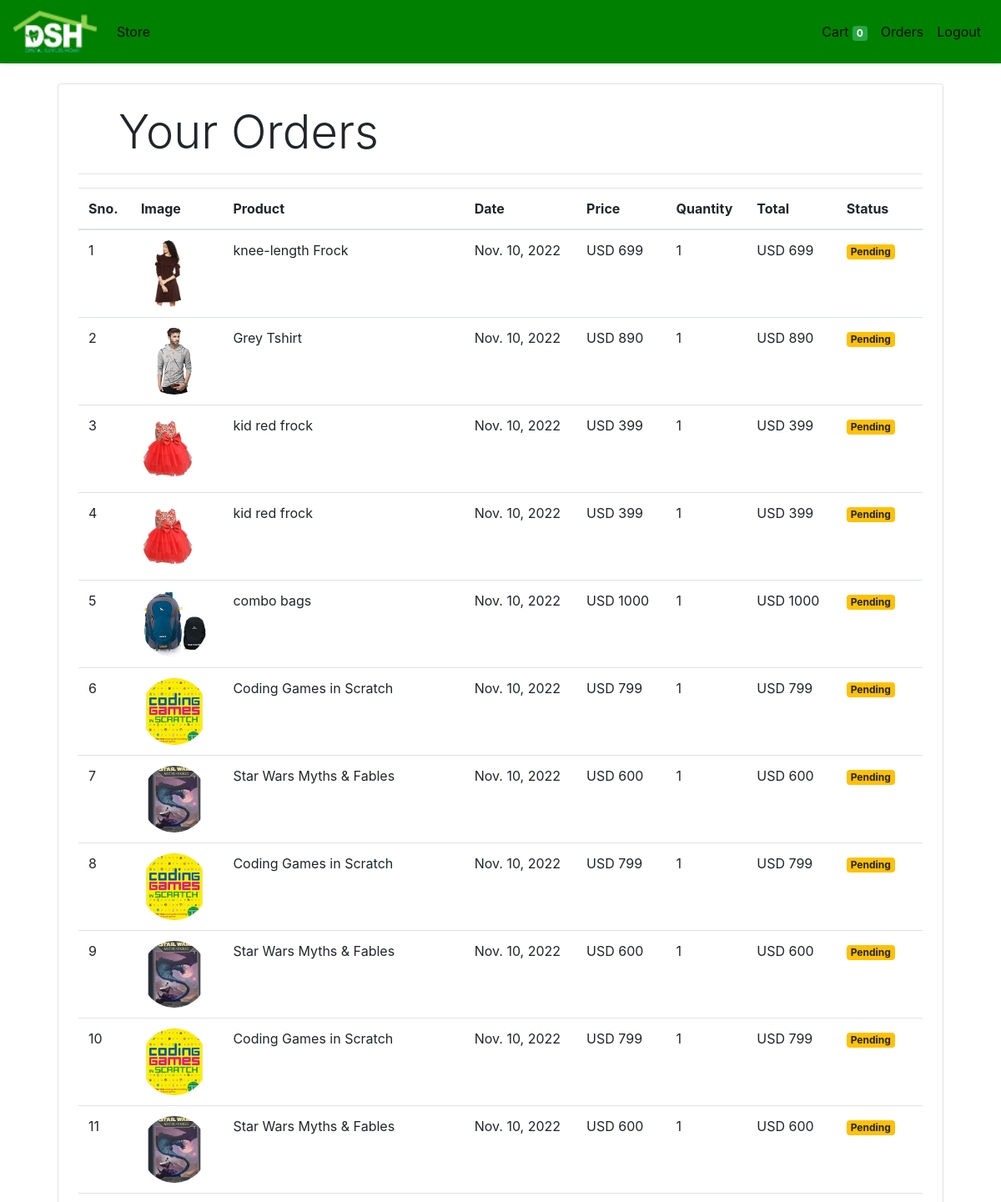
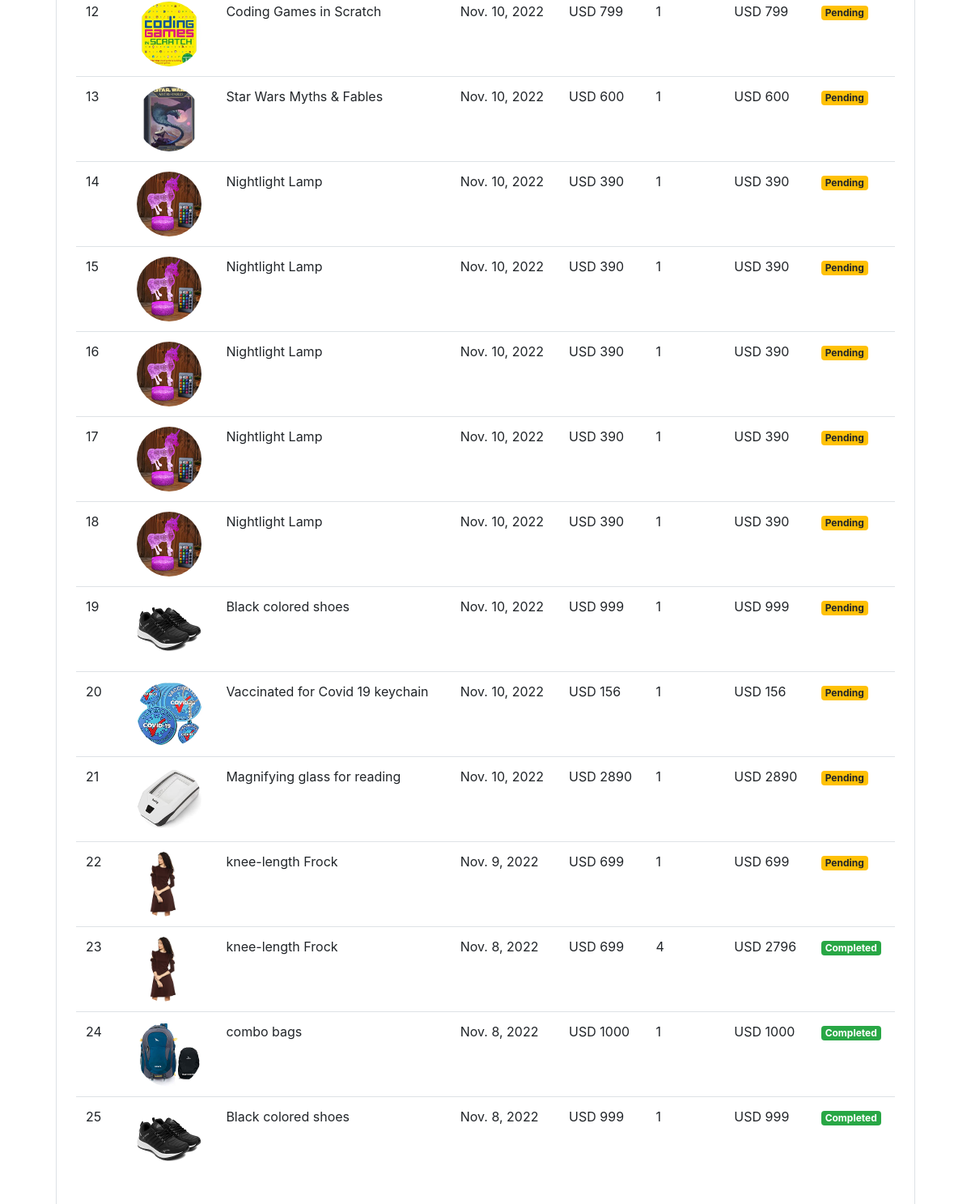
Page /orders (signed in) on the committed database (2 pictures, top to bottom).
### store/models/orders.py (models this page shows, shortened)
class Order(models.Model):
    product = models.ForeignKey(Products,
                                on_delete=models.CASCADE, default=1)
    customer = models.ForeignKey(Customer,
                                 on_delete=models.CASCADE, default=1)
    quantity = models.IntegerField(default=1)
    price = models.IntegerField()
    address = models.CharField (max_length=50, default='', blank=True)
    phone = models.CharField (max_length=50, default='', blank=True)
    date = models.DateField (default=datetime.datetime.today)
    status = models.BooleanField (default=False)
    def __str__(self):
        return str(self.id)
    @staticmethod
    def get_orders_by_customer(customer_id):
        return Order.objects.filter(customer=customer_id).order_by('-date')

### store/models/product.py (models this page shows, shortened)
class Products(models.Model):
    name = models.CharField(max_length=60)
    price= models.IntegerField(default=0)
    category= models.ForeignKey(Category,on_delete=models.CASCADE,default=1 )
    description= models.CharField(max_length=250, default='', blank=True, null= True)
    image= models.ImageField(upload_to='uploads/products/')

### store/middlewares/auth.py (the view)
    def middleware(request):
        print(request.session.get('customer'))
        returnUrl = request.META['PATH_INFO']
        print(request.META['PATH_INFO'])
        if not request.session.get('customer'):
           return redirect(f'login?return_url={returnUrl}')
        response = get_response(request)
        return response

### store/templatetags/custom_filter.py (called while the page is built)
@register.filter(name='currency')
def currency(number):
    return "USD "+str(number)

@register.filter(name='multiply')
def multiply(number , number1):
    return number * number1

### store/views/orders.py (called while the page is built)
    def get(self , request ):
        customer = request.session.get('customer')
        orders = Order.get_orders_by_customer(customer)
        print(orders)
        return render(request , 'orders.html'  , {'orders' : orders})

### store/templates/orders.html
{% extends 'base.html' %}
{% block content %}
{% load cart %}
{% load custom_filter %}
<div class="container">
   <div class="border rounded p-4 m-4">
        <p class="display-4 pl-4 ml-4">Your Orders</p>
        <hr>
        <table class="table">
            <thead>
                <tr>
                    <th>Sno.</th>
                    <th>Image</th>
                    <th>Product</th>
                    <th>Date</th>
                    <th>Price</th>
                    <th>Quantity</th>
                    <th>Total</th>
                    <th>Status</th>
                </tr>
            </thead>
            <tbody>
                {% for order in orders %}
                <tr>
                    <td>{{forloop.counter}}</td>
                    <td><img style="height: 80px;" class="rounded-circle" src="{{order.product.image.url}}" alt=""></td>
                    <td>{{order.product.name}}</td>
                    <td>{{order.date}}</td>
                    <td>{{order.price|currency}}</td>
                    <td>{{order.quantity}}</td>
                    <td>{{order.quantity|multiply:order.price|currency}}</td>
                    {% if order.status %}
                    <td><small class="badge badge-success">Completed</small></td>
                    {%else%}
                    <td><small class="badge badge-warning">Pending</small></td>
                    {% endif %}
                </tr>
                {% endfor %}
            </tbody>
        </table>
   </div>
</div>
{% endblock %}

### store/templates/base.html (shortened to what this page needs)
{% load static %}
<!doctype html>
<html lang="en">
<head>
  <link rel="stylesheet" href="https://maxcdn.bootstrapcdn.com/bootstrap/4.0.0/css/bootstrap.min.css"
>
</head>
<body>
<nav class="one-edge-shadow
  navbar navbar-light
  sticky-top navbar
  navbar-expand-lg
  text-white">
    <a class="navbar-brand ms-3 text-dark " href="/">
    <link rel="stylesheet" href="https://use.fontawesome.com/releases/v5.7.0/css/all.css">
    <img src="{% static 'img/dsh_logo.png' %}" style="width:100px;height:50px;color:text-light;"></a>
    <div class="collapse navbar-collapse" id="navbarSupportedContent">
      <ul class="navbar-nav mr-auto">
        <li class="nav-item active">
          <a class="nav-link" href="/store">Store <span class="sr-only">(current)</span></a>
        </li>
          </ul>
      <ul class=" navbar-nav my-2 my-lg-0">
        <li class="nav-item active">
          <a class="nav-link" href="/cart">Cart
            <span class="badge badge-success">{{request.session.cart.keys|length}}</span>
            <span class="sr-only">(current)</span></a>
        </li>
        {% if request.session.customer %}
        <li class="nav-item active ">
          <a class="nav-link" href="/orders">Orders<span class="sr-only">(current)</span></a>
        </li>
        <li class="nav-item active ">
          <a class="nav-link" href="/logout">Logout<span class="sr-only">(current)</span></a>
        </li>
        {% endif %}
      </ul>
    </div>
  </nav>
  {% block content %}{% endblock %}
</body>
</html>

### store/templates/base.html (style rules this page uses)
nav { background-color: green; }
.one-edge-shadow { box-shadow: 0 8px 2px -5px rgb(246, 245, 245); }

### rows in the picture
Order: product.image (picture), product.name "knee-length Frock", date "Nov. 10, 2022", price "USD 699", quantity "1", quantity|multiply "USD 699", status "Pending"
Order: product.image (picture), product.name "Grey Tshirt", date "Nov. 10, 2022", price "USD 890", quantity "1", quantity|multiply "USD 890", status "Pending"
Order: product.image (picture), product.name "kid red frock", date "Nov. 10, 2022", price "USD 399", quantity "1", quantity|multiply "USD 399", status "Pending"
Order: product.image (picture), product.name "kid red frock", date "Nov. 10, 2022", price "USD 399", quantity "1", quantity|multiply "USD 399", status "Pending"
Order: product.image (picture), product.name "combo bags", date "Nov. 10, 2022", price "USD 1000", quantity "1", quantity|multiply "USD 1000", status "Pending"
Order: product.image (picture), product.name "Coding Games in Scratch", date "Nov. 10, 2022", price "USD 799", quantity "1", quantity|multiply "USD 799", status "Pending"
Order: product.image (picture), product.name "Star Wars Myths & Fables", date "Nov. 10, 2022", price "USD 600", quantity "1", quantity|multiply "USD 600", status "Pending"
Order: product.image (picture), product.name "Coding Games in Scratch", date "Nov. 10, 2022", price "USD 799", quantity "1", quantity|multiply "USD 799", status "Pending"
Order: product.image (picture), product.name "Star Wars Myths & Fables", date "Nov. 10, 2022", price "USD 600", quantity "1", quantity|multiply "USD 600", status "Pending"
Order: product.image (picture), product.name "Coding Games in Scratch", date "Nov. 10, 2022", price "USD 799", quantity "1", quantity|multiply "USD 799", status "Pending"
Order: product.image (picture), product.name "Star Wars Myths & Fables", date "Nov. 10, 2022", price "USD 600", quantity "1", quantity|multiply "USD 600", status "Pending"
Order: product.image (picture), product.name "Coding Games in Scratch", date "Nov. 10, 2022", price "USD 799", quantity "1", quantity|multiply "USD 799", status "Pending"
Order: product.image (picture), product.name "Star Wars Myths & Fables", date "Nov. 10, 2022", price "USD 600", quantity "1", quantity|multiply "USD 600", status "Pending"
Order: product.image (picture), product.name "Nightlight Lamp", date "Nov. 10, 2022", price "USD 390", quantity "1", quantity|multiply "USD 390", status "Pending"
Order: product.image (picture), product.name "Nightlight Lamp", date "Nov. 10, 2022", price "USD 390", quantity "1", quantity|multiply "USD 390", status "Pending"
Order: product.image (picture), product.name "Nightlight Lamp", date "Nov. 10, 2022", price "USD 390", quantity "1", quantity|multiply "USD 390", status "Pending"
Order: product.image (picture), product.name "Nightlight Lamp", date "Nov. 10, 2022", price "USD 390", quantity "1", quantity|multiply "USD 390", status "Pending"
Order: product.image (picture), product.name "Nightlight Lamp", date "Nov. 10, 2022", price "USD 390", quantity "1", quantity|multiply "USD 390", status "Pending"
Order: product.image (picture), product.name "Black colored shoes", date "Nov. 10, 2022", price "USD 999", quantity "1", quantity|multiply "USD 999", status "Pending"
Order: product.image (picture), product.name "Vaccinated for Covid 19 keychain", date "Nov. 10, 2022", price "USD 156", quantity "1", quantity|multiply "USD 156", status "Pending"
Order: product.image (picture), product.name "Magnifying glass for reading", date "Nov. 10, 2022", price "USD 2890", quantity "1", quantity|multiply "USD 2890", status "Pending"
Order: product.image (picture), product.name "knee-length Frock", date "Nov. 9, 2022", price "USD 699", quantity "1", quantity|multiply "USD 699", status "Pending"
Order: product.image (picture), product.name "knee-length Frock", date "Nov. 8, 2022", price "USD 699", quantity "4", quantity|multiply "USD 2796", status "Completed"
Order: product.image (picture), product.name "combo bags", date "Nov. 8, 2022", price "USD 1000", quantity "1", quantity|multiply "USD 1000", status "Completed"
Order: product.image (picture), product.name "Black colored shoes", date "Nov. 8, 2022", price "USD 999", quantity "1", quantity|multiply "USD 999", status "Completed"

### other values in the picture
{{ request.session.cart.keys|length }} "0"
